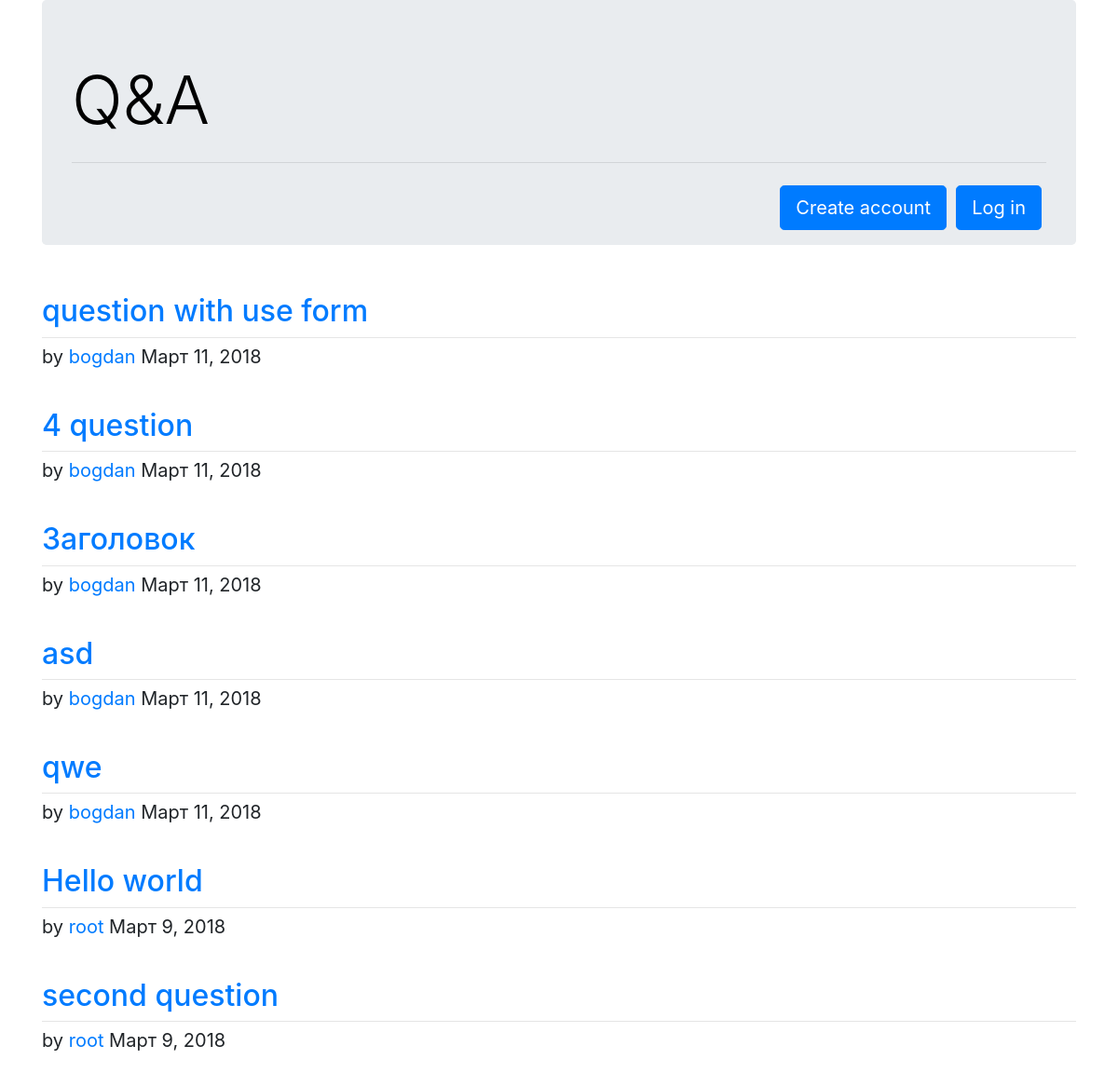
The page / on the database its author committed.
### app/models.py (models this page shows, shortened)
class Question(models.Model):
    description = models.CharField(max_length=255)
    text = models.TextField()
    pub_date = models.DateField(auto_now_add=True)
    author = models.ForeignKey(User, on_delete=models.CASCADE)
    def get_url(self):
        return "/ask/question/{}/".format(self.id)

class User(models.Model):
    login = models.CharField(max_length=255, unique=True)
    password = models.CharField(max_length=255)
    def __str__(self):
        return self.login

### app/views.py (the view)
# urls.py: url(r'^$', index, name='question'),
def index(request):
    latest = Question.objects.order_by('-pub_date').all()[:10]
    user = request.my_app_user
    return render(request, 'main.html', context={'latest': latest, 'user': user})

### app/context_processor.py (called while the page is built)
def my_app_user(request):
    return {'my_app_user': request.my_app_user}

### app/templates/main.html
{% extends 'base.html' %}
{% block content %}
    <div class="row">
        {% for question in latest %}
            <div class="col-md-12" style="margin: 20px 0">
                <h2><a href="{{ question.get_url }}" style="text-decoration: none;">{{ question.description }}</a></h2>
                <hr style="margin: 5px 0">
                <span style="font-size: 20px">by <a href="#">{{ question.author }}</a> {{ question.pub_date }}</span>
            </div>
        {% endfor %}
    </div>
{% endblock %}

### rows shown on the page
Question: description "question with use form", author "bogdan", pub_date "Март 11, 2018"
Question: description "4 question", author "bogdan", pub_date "Март 11, 2018"
Question: description "Заголовок", author "bogdan", pub_date "Март 11, 2018"
Question: description "asd", author "bogdan", pub_date "Март 11, 2018"
Question: description "qwe", author "bogdan", pub_date "Март 11, 2018"
Question: description "Hello world", author "root", pub_date "Март 9, 2018"
Question: description "second question", author "root", pub_date "Март 9, 2018"
